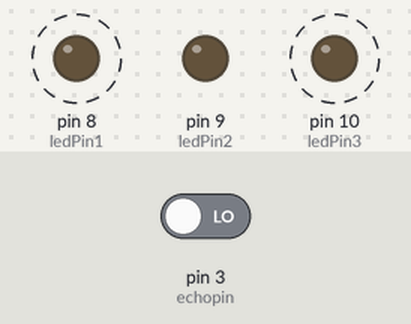
Simulated run of this sketch. Board: Arduino Uno, built with avr-gcc and run on an emulated ATmega328P. Parts: output pins drawn as LEDs (lit = HIGH). Dashed ring = blinking. Inputs (shaded band) come from the test bench; at power-on: pin 3 (echopin) LOW. Pins used as bus, display or sensor lines are not drawn; what the sketch prints to the serial monitor is not drawn.

Above: at 0.5 s.
Timing chart, 0 to 3.3 s (numbered marks = the images above):
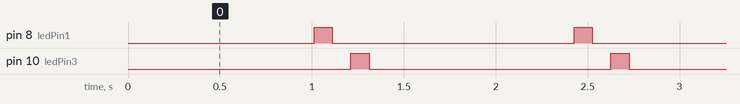

The sketch:

ultrasonicdistanceprinter.ino
```cpp
#define NOTIFYDISTANCE 5
int tme=0;
int ledPin1=8;
int ledPin2=9;
int ledPin3=10;
const int echopin=3;
const int trigerpin=2;
int distance=0;
bool sentno=1;
unsigned long lastfulltime=0;
bool firsttime=1;
void setup() {
  pinMode(3,INPUT);
  pinMode(8,OUTPUT);
  pinMode(9,OUTPUT);
  pinMode(2,OUTPUT);
  pinMode(10,OUTPUT);
  Serial.begin(9600);
}

void loop(){
digitalWrite(trigerpin,LOW);
delay(2);
digitalWrite(trigerpin,HIGH);
delay(10);
digitalWrite(trigerpin,LOW);

tme=pulseIn(echopin,HIGH);
//time in microseconds

distance=tme*0.017;
if(distance<10)
{
  digitalWrite(ledPin1,HIGH);
  delay(100);
  digitalWrite(ledPin1,LOW);
  delay(100);
  }
 else
 { digitalWrite(ledPin2,HIGH);
  delay(100);
  digitalWrite(ledPin2,LOW);
  delay(100);
  }

if(distance <= NOTIFYDISTANCE){
  if(firsttime){
   lastfulltime=millis();
    firsttime=0;
    Serial.println(11);
    digitalWrite(ledPin3,HIGH);
    delay(100);
    digitalWrite(ledPin3,LOW);
    delay(100);

  }else{
      if( (millis()-lastfulltime)>= 60000){
        Serial.println(11);
        lastfulltime=millis();
        }
  }
 firsttime=1;

}

delay(2);
}
```

Measured:
- by itself, pin 8 (ledPin1), pin 10 (ledPin3): alternates HIGH for 0.10 s and LOW for 1.3 s
- by itself, everything shown: repeats every 1.4 s, in 4 steps
